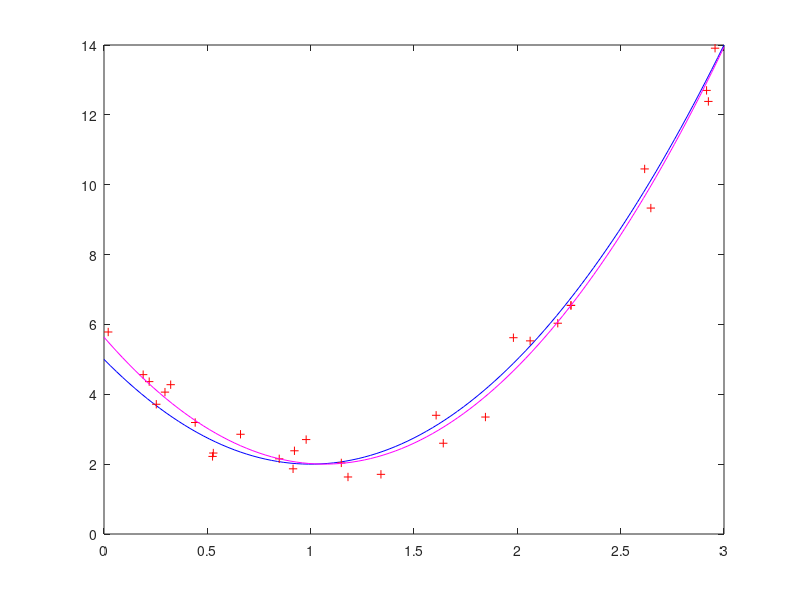

The MATLAB source for this figure:
% esempio uso minimi quadrati
clear all

% generazione e grafico della parabola "benchmark"
f=inline('3*x.^2-6*x+5');
x=3.e-2*(0:100)';
y=f(x);
plot(x,y,'b'); hold on
pause

% creazione di valori lievemente perturbati
sigma=2.e-0;
xr=3*rand(30,1);
yr=f(xr);
yr=yr+sigma*(rand(30,1)-0.5);
plot(xr,yr,'r+ '); hold on
pause

% sistema dei minimi quadrati
A=[xr.^2 xr ones(30,1)];
b=yr;

% risoluzione con il comando \
coeff=A\b
yc=coeff(1)*x.^2+coeff(2)*x + coeff(3);
plot(x,yc,'m')
pause

% risoluzione delle equazioni normali
coeff_norm=(A'*A)\(A'*b)
pause

% risoluzione con il metodo QR
[Q R]=qr(A,0);
coeff_qr=R\(Q'*b)
